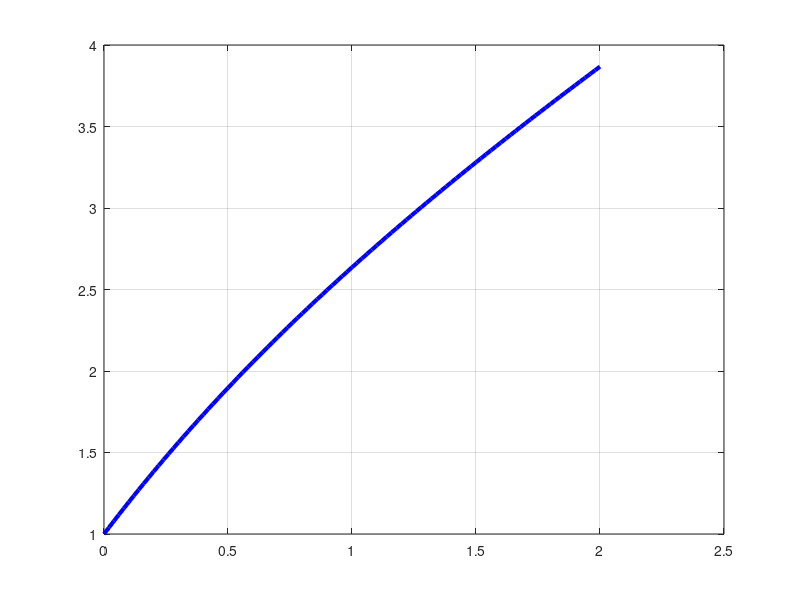
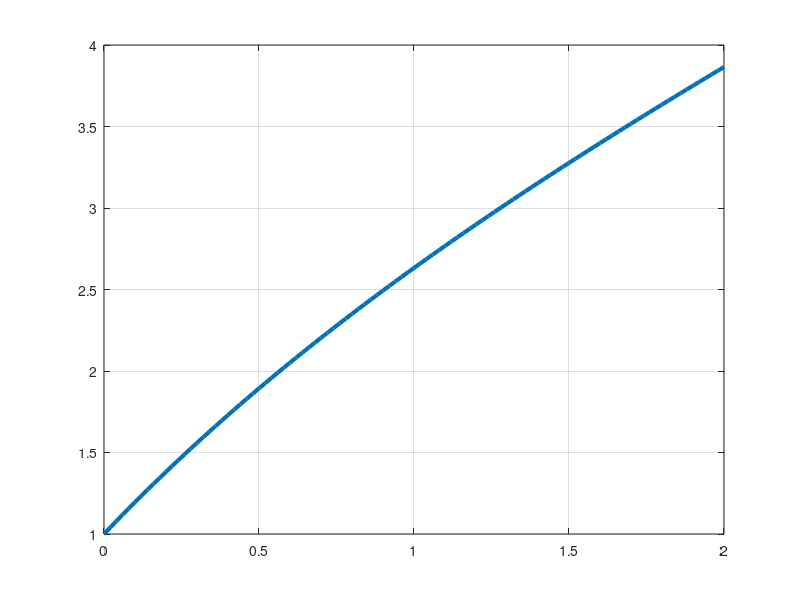
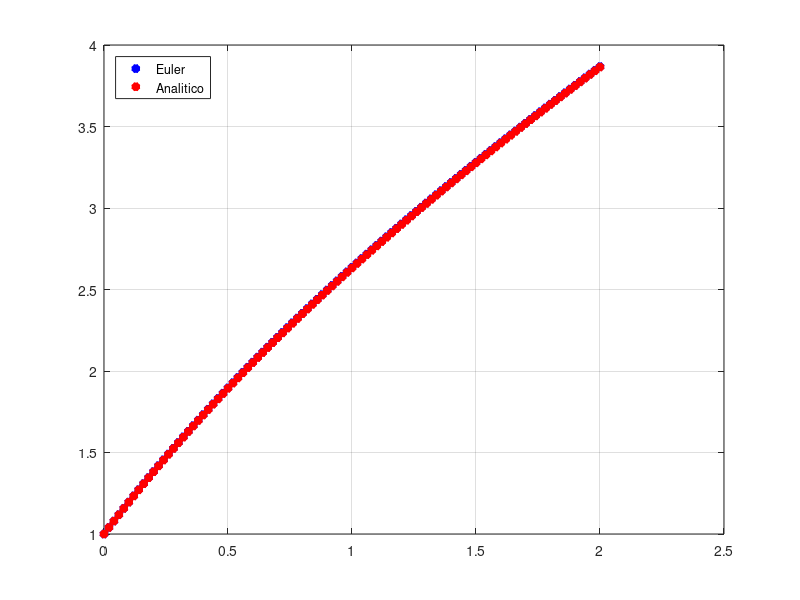

Here is the MATLAB script that generated these plots, in order:
clear all; close all; clf;
ti = 0; tf = 2; N = 100; dt = (tf-ti)/N; y0 = 1;
t(1) = ti;
y(1) = y0;
f = @(t,y) 3 + t -y; % funcion anonima
for n = 1:N
  t(n+1) = t(n) + dt;
  y(n+1) = y(n) + dt*f(t(n),y(n)); % y' = f(x,y) => dy/dx = -6*y
end
%%%%%%%%%%%%%%%%SOLUCION%NUMERICA%%%%%%%%%%%%%%%%%%%%%%%%
figure (1); clf; plot(t,y,'b-','linewidth',3); grid on;
%%%%%%%%%%%%%%%%SOLUCION%ANALITICA%%%%%%%%%%%%%%%%%%%%%%%%
ta = 0:0.02:tf; ya = 2 + ta - exp(-ta);
figure (2); clf; plot(ta,ya,'linewidth',3); grid on;
%%%%%%%%%%%%%%%%%%%%%%%%%%%%%%%%%%%%%%%%%
figure (3); clf; 
plot(t,y,'b*','linewidth',3,ta,ya,'r*','linewidth',3); grid on;
legend('Euler','Analitico', 'location', 'northwest')
s = sprintf('El error es: %4f \n',sqrt(sum((y-ya).^2/size(t,2))));
disp(s)
